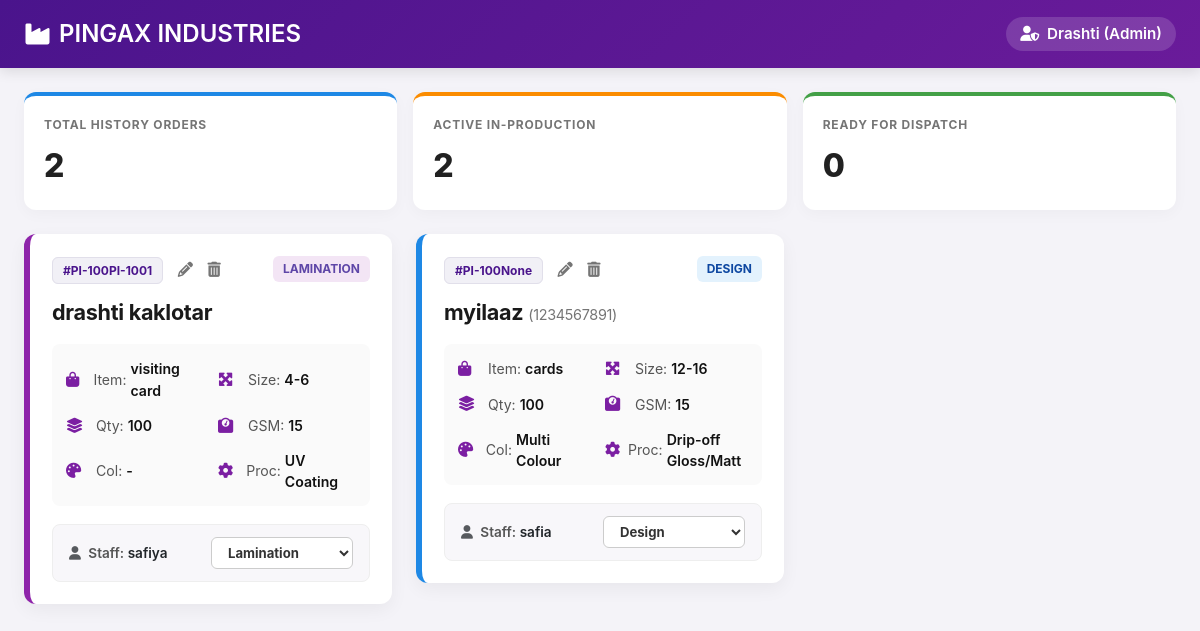
The page / on the database its author committed.
### tables this page shows
CREATE TABLE orders (
            id TEXT PRIMARY KEY,
            client TEXT,
            product TEXT,
            size TEXT,
            qty INTEGER,
            gsm TEXT,
            color_type TEXT,
            print_side TEXT,
            order_date TEXT,
            delivery TEXT,
            phone TEXT,
            process TEXT,
            note TEXT,
            order_by TEXT,
            status TEXT,
            created_month TEXT
        , priority TEXT, contact TEXT, colour_type TEXT, printing_side TEXT, required_date TEXT, remarks TEXT, month_record TEXT);

### app.py (the view)
@app.route('/')
def dashboard():
    search_query = request.args.get('search', '').strip()
    status_filter = request.args.get('status_filter', '').strip()
    selected_month = request.args.get('month_filter', datetime.now().strftime("%Y-%m"))
    display_month = datetime.strptime(selected_month, "%Y-%m").strftime("%B %Y")
    conn = get_db()
    cursor = conn.cursor()
    query = "SELECT * FROM orders WHERE 1=1"
    params = []
    if search_query:
        query += " AND (client LIKE ? OR product LIKE ? OR id LIKE ?)"
        params.extend([f"%{search_query}%", f"%{search_query}%", f"%{search_query}%"])
    if status_filter:
        query += " AND status = ?"
        params.append(status_filter)
    query += " ORDER BY id DESC"
    cursor.execute(query, params)
    raw_orders = cursor.fetchall()
    orders = []
    for row in raw_orders:
        o = dict(row)
        for key in ["client", "product", "qty", "order_by", "status", "priority", "contact", "size", "gsm", "colour_type", "printing_side", "process", "order_date", "required_date", "remarks", "month_record"]:
            if key not in o or o[key] is None: o[key] = ""
        if not o["status"]: o["status"] = "Design"
        if not o["priority"]: o["priority"] = "Normal"
        orders.append(o)
    cursor.execute("""
        SELECT order_by, COUNT(*)
        FROM orders
        WHERE order_by IS NOT NULL AND order_by != '' AND month_record = ?
        GROUP BY order_by
    """, (selected_month,))
    report = cursor.fetchall()
    staff_report = [{"name": r[0], "count": r[1]} for r in report]
    cursor.execute("SELECT DISTINCT month_record FROM orders WHERE month_record IS NOT NULL AND month_record != '' ORDER BY month_record DESC")
    available_months = [r[0] for r in cursor.fetchall()]
    if selected_month not in available_months:
        available_months.append(selected_month)
    available_months = sorted(list(set(available_months)), reverse=True)
    conn.close()
    return render_template('dashboard.html', orders=orders, staff_report=staff_report, current_month=display_month, selected_month=selected_month, available_months=available_months, search_query=search_query, status_filter=status_filter)

### app.py (called while the page is built)
def get_db():
    conn = sqlite3.connect('pingax_factory.db')
    conn.row_factory = sqlite3.Row
    return conn

### templates/dashboard.html (shortened to what this page needs)
<!DOCTYPE html>
<html lang="en">
<head>
    <link href="https://cdn.jsdelivr.net/npm/bootstrap@5.3.0/dist/css/bootstrap.min.css" rel="stylesheet">
    <link href="https://cdnjs.cloudflare.com/ajax/libs/font-awesome/6.4.0/css/all.min.css" rel="stylesheet">
</head>
<body>
    <div class="navbar-custom d-flex justify-content-between align-items-center mb-4">
        <a href="/" style="color: white; text-decoration: none;" class="d-flex align-items-center fs-4">
            <i class="fas fa-industry me-2"></i> <span>PINGAX INDUSTRIES</span>
        </a>
        <div style="font-size: 0.95rem; background: rgba(255,255,255,0.15); padding: 6px 14px; border-radius: 20px;">
            <i class="fas fa-user-shield me-1"></i> Drashti (Admin)
        </div>
    </div>
    <div class="container-fluid px-4">
        <div class="row g-3 mb-4">
            <div class="col-md-4"><div class="stat-card" style="border-top-color: #1E88E5;"><div class="stat-title">TOTAL HISTORY ORDERS</div><div class="stat-value">{{ orders|length }}</div></div></div>
            <div class="col-md-4"><div class="stat-card" style="border-top-color: #FB8C00;"><div class="stat-title">ACTIVE IN-PRODUCTION</div><div class="stat-value">{{ orders|length }}</div></div></div>
            <div class="col-md-4"><div class="stat-card" style="border-top-color: #43A047;"><div class="stat-title">READY FOR DISPATCH</div><div class="stat-value">0</div></div></div>
        </div>
        <div class="row">
            {% for o in orders %}
            <div class="col-md-4">
                <div class="order-card-premium" style="border-left-color: {% if o.status == 'Printing' %}#FB8C00{% elif o.status == 'Cutting' %}#43A047{% elif o.status == 'Lamination' %}#8E24AA{% elif o.status == 'Dispatch' %}#00ACC1{% elif o.status == 'Completed' %}#757575{% else %}#1E88E5{% endif %};">
                    <div class="card-top-row">
                        <div>
                            <span class="order-id">#PI-100{{ o.id }}</span>
                            <a href="/edit-order/{{ o.id }}" class="action-icon" title="Edit Order"><i class="fas fa-pencil-alt"></i></a>
                            <a href="/delete-order/{{ o.id }}" class="action-icon delete-icon" title="Delete Order" onclick="return confirm('Are you sure you want to delete this order?')"><i class="fas fa-trash-alt"></i></a>
                        </div>
                        <span class="status-badge {% if o.status == 'Printing' %}status-printing{% elif o.status == 'Cutting' %}status-cutting{% elif o.status == 'Lamination' %}status-lamination{% elif o.status == 'Dispatch' %}status-dispatch{% elif o.status == 'Completed' %}status-completed{% else %}status-design{% endif %}">
                            {{ o.status }}
                        </span>
                    </div>
                    <div class="client-title">{{ o.client }} {% if o.contact %}<span style="font-size: 0.9rem; color: #757575; font-weight: normal;">({{ o.contact }})</span>{% endif %}</div>
                    <div class="grid-info-box">
                        <div class="info-item"><i class="fas fa-shopping-bag"></i>Item: <strong>{{ o.product }}</strong></div>
                        <div class="info-item"><i class="fas fa-expand-arrows-alt"></i>Size: <strong>{{ o.size if o.size else '-' }}</strong></div>
                        <div class="info-item"><i class="fas fa-layer-group"></i>Qty: <strong>{{ o.qty }}</strong></div>
                        <div class="info-item"><i class="fas fa-weight"></i>GSM: <strong>{{ o.gsm if o.gsm else '-' }}</strong></div>
                        <div class="info-item"><i class="fas fa-palette"></i>Col: <strong>{{ o.colour_type if o.colour_type else '-' }}</strong></div>
                        <div class="info-item"><i class="fas fa-cog"></i>Proc: <strong>{{ o.process if o.process else '-' }}</strong></div>
                    </div>
                    <div class="staff-row">
                        <div style="font-size: 0.85rem; color: #555; font-weight: 600;">
                            <i class="fas fa-user text-muted me-1"></i> Staff: <span class="text-dark font-weight-bold">{{ o.order_by }}</span>
                        </div>
                        <div style="width: 50%;">
                            <form action="/update" method="POST" style="margin:0;">
                                <select name="status" onchange="this.form.submit()" class="select-sm-custom">
                                    <option value="Design" {% if o.status == 'Design' %}selected{% endif %}>Design</option>
                                    <option value="Lamination" {% if o.status == 'Lamination' %}selected{% endif %}>Lamination</option>
                                </select>
                            </form>
                        </div>
                    </div>
                </div>
            </div>
            {% endfor %}
        </div>
    </div>
</body>
</html>

### templates/dashboard.html (style rules this page uses)
body { background-color: #f4f3f8; font-family: -apple-system, BlinkMacSystemFont, "Segoe UI", Roboto, sans-serif; }
.navbar-custom { background: linear-gradient(135deg, #4A148C, #6A1B9A); color: white; padding: 16px 24px; font-weight: 600; box-shadow: 0 4px 12px rgba(0,0,0,0.1); }
.stat-card { background: white; border-radius: 12px; padding: 20px; text-align: left; border-top: 4px solid; box-shadow: 0 4px 15px rgba(0,0,0,0.03); }
.stat-title { font-size: 0.75rem; font-weight: 700; color: #757575; letter-spacing: 0.8px; margin-bottom: 8px; }
.stat-value { font-size: 2rem; font-weight: 800; color: #212121; }
.order-card-premium { background: white; border-radius: 12px; box-shadow: 0 6px 18px rgba(0,0,0,0.05); padding: 22px; border-left: 6px solid #6A1B9A; margin-bottom: 24px; position: relative; }
.card-top-row { display: flex; justify-content: space-between; align-items: center; margin-bottom: 14px; }
.order-id { background-color: #f1f0f6; color: #4A148C; font-size: 0.75rem; font-weight: 700; padding: 5px 10px; border-radius: 6px; border: 1px solid #e1dfea; }
.status-badge { font-size: 0.75rem; font-weight: 700; padding: 4px 10px; border-radius: 6px; text-transform: uppercase; }
.status-design { background-color: #E3F2FD; color: #0D47A1; }
.status-lamination { background-color: #F3E5F5; color: #5E46A7; }
.client-title { font-size: 1.35rem; font-weight: 700; color: #1A1A1A; margin-bottom: 16px; letter-spacing: -0.3px; }
.grid-info-box { display: grid; grid-template-columns: 1fr 1fr; gap: 14px; margin-bottom: 18px; background: #fafafa; padding: 14px; border-radius: 8px; }
.info-item { font-size: 0.88rem; color: #555; display: flex; align-items: center; }
.info-item i { width: 22px; color: #7B1FA2; font-size: 0.95rem; margin-right: 8px; }
.info-item strong { color: #111; margin-left: 4px; font-weight: 600; }
.staff-row { background-color: #f8f7fa; padding: 12px 16px; border-radius: 8px; display: flex; justify-content: space-between; align-items: center; border: 1px solid #eee; }
.select-sm-custom { font-size: 0.82rem; font-weight: 700; color: #333; padding: 6px 12px; border-radius: 6px; border: 1px solid #ccc; background-color: white; cursor: pointer; width: 100%; }
.action-icon { color: #757575; font-size: 0.95rem; text-decoration: none; margin-left: 10px; transition: 0.2s; }

### rows shown on the page
orders: id "PI-1001", status "LAMINATION", client "drashti kaklotar", product "visiting card", size "4-6", qty "100", gsm "15", colour_type "-", process "UV Coating", order_by "safiya", status "Lamination"
orders: id "None", status "DESIGN", client "myilaaz", contact "1234567891", product "cards", size "12-16", qty "100", gsm "15", colour_type "Multi Colour", process "Drip-off Gloss/Matt", order_by "safia", status "Design"

### other values the page prints
{{ orders|length }} "2"
